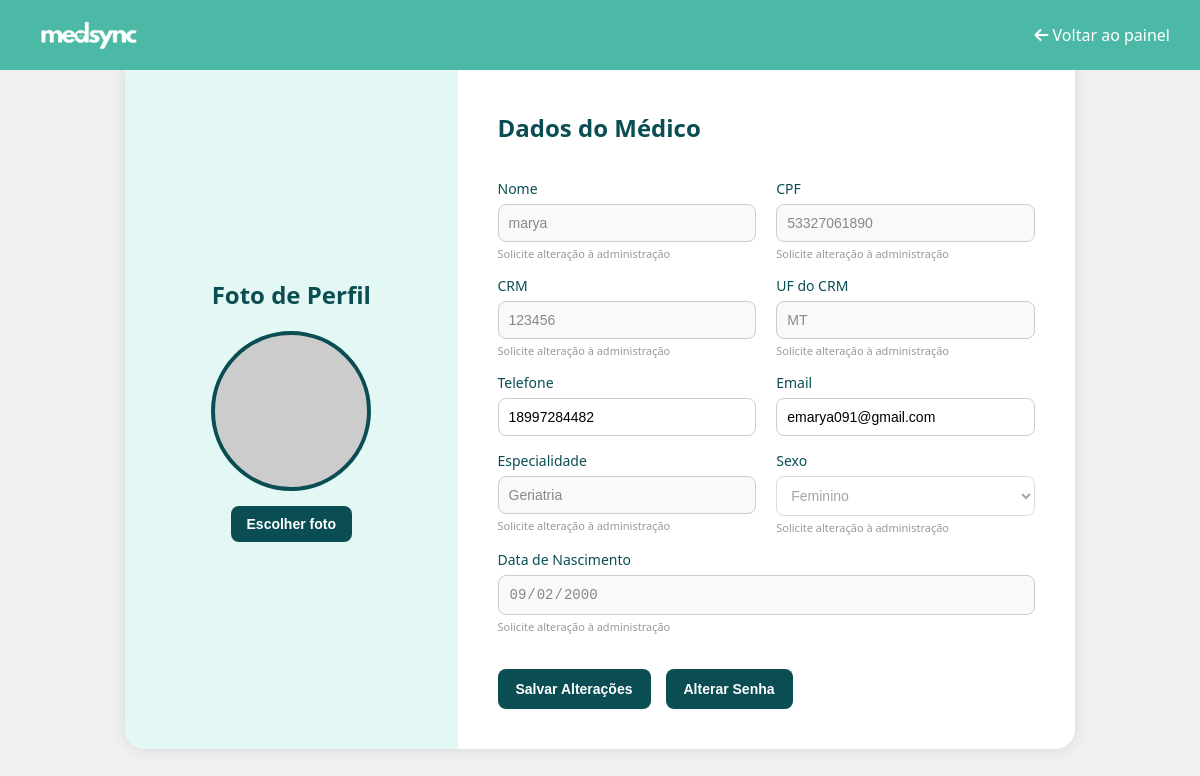
The page /medico/perfil-medico.php (signed in) on the database its author committed.
### tables this page shows
CREATE TABLE `medicos` (
  `medicos_id` int(11) NOT NULL,
  `medicos_crm` char(6) NOT NULL,
  `medicos_uf_crm` varchar(2) NOT NULL,
  `medicos_nome` varchar(100) NOT NULL,
  `medicos_cpf` char(11) NOT NULL,
  `medicos_endereco` varchar(256) NOT NULL,
  `medicos_telefone` varchar(20) NOT NULL,
  `medicos_email` varchar(100) NOT NULL,
  `medicos_especialidade` varchar(100) NOT NULL,
  `medicos_sexo` enum('Masculino','Feminino','Outro') NOT NULL,
  `medicos_datanasc` date NOT NULL,
  `data_cadastro` timestamp NOT NULL DEFAULT current_timestamp(),
  `medico_senha` varchar(255) NOT NULL,
  `medicos_foto` varchar(255) DEFAULT NULL,
  `token_recuperacao` varchar(255) DEFAULT NULL
);

### medico/perfil-medico.php (the view, shortened to what this page needs)
<?php
$medico_id = $_SESSION['medico_id'];
$mysqli = new mysqli('localhost', 'root', '', 'medsync');
$foto = null;
$stmt = $mysqli->prepare("SELECT medicos_nome, medicos_telefone, medicos_especialidade, medicos_sexo, medicos_datanasc, medicos_email, medicos_cpf, medicos_crm, medicos_uf_crm, medicos_foto, medico_senha FROM medicos WHERE medicos_id = ?");
$stmt->bind_param("i", $medico_id);
$stmt->execute();
$stmt->bind_result($nome, $telefone, $especialidade, $sexo, $data_nascimento, $email, $cpf, $crm, $ufcrm, $foto_banco, $senha_hash);
if (!empty($foto_banco)) {
    $foto = $foto_banco;
}
?>
<!DOCTYPE html>
<html lang="pt-BR">
<head>
<link rel="stylesheet" href="https://cdnjs.cloudflare.com/ajax/libs/font-awesome/6.5.0/css/all.min.css">
</head>
<body>
<nav class="navbar">
  <img src="../images/logo/logo_branca.png" alt="Logo" />
  <a href="painelmed.php"><i class="fa-solid fa-arrow-left"></i> Voltar ao painel</a>
</nav>
<div class="perfil-container">
  <div class="foto-lado">
    <form method="post" action="" id="formPerfil" enctype="multipart/form-data" class="form-foto">
      <h2>Foto de Perfil</h2>
      <div
          class="foto-perfil"
          id="imagemPerfil"
          style="background-image: url('uploads/medicos/<?= htmlspecialchars($foto ?: 'default.jpg') ?>?t=<?= time() ?>');"
          onclick="document.getElementById('fotoInput').click()"
          title="Clique para alterar a foto"
      ></div>
      <div class="input-file-wrapper">
        <button type="button" class="btn-upload" onclick="document.getElementById('fotoInput').click()">Escolher foto</button>
      </div>
  </div>
  <div class="form-lado">
    <h2>Dados do Médico</h2>
    <div class="form-group">
        <div class="form-col">
          <label>Nome</label>
          <input type="text" name="nome" value="<?= htmlspecialchars($nome) ?>" disabled />
          <span class="observacao">Solicite alteração à administração</span>
        </div>
        <div class="form-col">
          <label>CPF</label>
          <input type="text" value="<?= htmlspecialchars($cpf) ?>" disabled />
          <span class="observacao">Solicite alteração à administração</span>
        </div>
      </div>
      <div class="form-group">
        <div class="form-col">
          <label>CRM</label>
          <input type="text" value="<?= htmlspecialchars($crm) ?>" disabled />
          <span class="observacao">Solicite alteração à administração</span>
        </div>
        <div class="form-col">
          <label>UF do CRM</label>
          <input type="text" value="<?= htmlspecialchars($ufcrm) ?>" disabled />
          <span class="observacao">Solicite alteração à administração</span>
        </div>
      </div>
      <div class="form-group">
        <div class="form-col">
          <label>Telefone</label>
          <input type="text" name="telefone" value="<?= htmlspecialchars($telefone) ?>" required />
        </div>
        <div class="form-col">
          <label>Email</label>
          <input type="email" value="<?= htmlspecialchars($email) ?>" required />
        </div>
      </div>
      <div class="form-group">
        <div class="form-col">
          <label>Especialidade</label>
          <input type="text" name="especialidade" value="<?= htmlspecialchars($especialidade) ?>" disabled />
          <span class="observacao">Solicite alteração à administração</span>
        </div>
        <div class="form-col">
          <label>Sexo</label>
          <select name="sexo" disabled >
            <option value="Feminino" <?= $sexo === 'Feminino' ? 'selected' : '' ?>>Feminino</option>
          </select>
          <span class="observacao">Solicite alteração à administração</span>
        </div>
      </div>
      <div class="form-group">
        <div class="form-col">
          <label>Data de Nascimento</label>
          <input type="date" name="data_nascimento" value="<?= htmlspecialchars($data_nascimento) ?>" disabled />
          <span class="observacao">Solicite alteração à administração</span>
        </div>
      </div>
      <div class="botoes">
        <button type="submit" class="btn-editar">Salvar Alterações</button>
        <button type="button" class="btn-senha" onclick="abrirModal()">Alterar Senha</button>
      </div>
  </div>
</div>
</body>
</html>

### medico/perfil-medico.php (style rules this page uses)
:root { --verde: #0a4e53; --verde-claro: #e3f7f5; --cinza: #f0f0f0; --cinza-escuro: #6c757d; }
* { box-sizing: border-box; }
body { margin: 0; font-family: 'Segoe UI', Tahoma, Geneva, Verdana, sans-serif; background-color: var(--cinza); display: flex; justify-content: center; align-items: center; min-height: 100vh; }
.navbar { background-color: #4bb9a5; padding: 15px 30px; display: flex; justify-content: space-between; align-items: center; position: fixed; top: 0; width: 100%; z-index: 1030; }
.navbar img { height: 40px; }
.navbar a { color: white; text-decoration: none; }
.form-foto { display: flex; flex-direction: column; align-items: center; width: 100%; }
.perfil-container { background: white; width: 90%; max-width: 950px; min-height: 500px; border-radius: 20px; display: flex; box-shadow: 0 0 15px rgba(0,0,0,0.1); overflow: hidden; }
.foto-lado { width: 35%; background-color: var(--verde-claro); display: flex; flex-direction: column; align-items: center; justify-content: center; padding: 2rem; }
.foto-lado h2 { color: var(--verde); margin-bottom: 20px; text-align: center; }
.foto-perfil { width: 160px; height: 160px; border-radius: 50%; background-color: #ccc; background-size: cover; background-position: center; border: 4px solid var(--verde); cursor: pointer; }
.input-file-wrapper { position: relative; overflow: hidden; display: inline-block; margin-top: 15px; }
.btn-upload { border: none; color: white; background-color: var(--verde); padding: 10px 16px; border-radius: 8px; font-size: 14px; cursor: pointer; font-weight: bold; transition: 0.3s; }
.form-lado { width: 65%; padding: 2.5rem; display: flex; flex-direction: column; justify-content: center; gap: 15px; }
.form-lado h2 { color: var(--verde); margin-bottom: 20px; }
.form-group { display: flex; flex-wrap: wrap; gap: 20px; }
.form-col { flex: 1; min-width: 240px; display: flex; flex-direction: column; }
.form-col label { margin-bottom: 6px; font-weight: 500; color: var(--verde); font-size: 14px; }
.form-col input, .form-col select { padding: 10px; border: 1px solid #ccc; border-radius: 8px; font-size: 14px; background-color: #fff; }
.form-col input[disabled] { background-color: #f9f9f9; color: #888; }
.observacao { font-size: 11px; color: #999; margin-top: 4px; }
.botoes { display: flex; gap: 15px; margin-top: 20px; }
.btn-editar, .btn-senha { background-color: var(--verde); color: white; padding: 12px 18px; font-weight: bold; border: none; border-radius: 8px; cursor: pointer; transition: 0.3s; font-size: 14px; }

### rows shown on the page
medicos: nome "marya", medicos_cpf "53327061890", medicos_crm "123456", medicos_uf_crm "MT", telefone "18997284482", medicos_email "emarya091@gmail.com", especialidade "Geriatria", sexo "Feminino", data_nascimento "09/02/2000"
